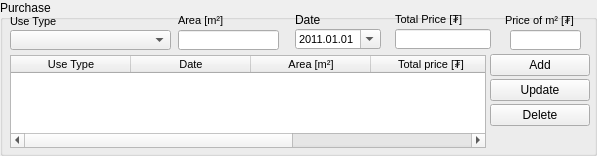
    <widget class="QGroupBox" name="groupBox_45">
     <property name="geometry">
      <rect>
       <x>233</x>
       <y>3</y>
       <width>597</width>
       <height>156</height>
      </rect>
     </property>
     <property name="title">
      <string>Purchase</string>
     </property>
     <widget class="QLabel" name="label_73">
      <property name="geometry">
       <rect>
        <x>295</x>
        <y>10</y>
        <width>86</width>
        <height>20</height>
       </rect>
      </property>
      <property name="minimumSize">
       <size>
        <width>0</width>
        <height>20</height>
       </size>
      </property>
      <property name="maximumSize">
       <size>
        <width>16777215</width>
        <height>20</height>
       </size>
      </property>
      <property name="text">
       <string>Date</string>
      </property>
     </widget>
     <widget class="QLabel" name="decisionDateLabel_20">
      <property name="geometry">
       <rect>
        <x>395</x>
        <y>6</y>
        <width>96</width>
        <height>20</height>
       </rect>
      </property>
      <property name="minimumSize">
       <size>
        <width>0</width>
        <height>20</height>
       </size>
      </property>
      <property name="maximumSize">
       <size>
        <width>16777215</width>
        <height>20</height>
       </size>
      </property>
      <property name="font">
       <font>
        <pointsize>8</pointsize>
       </font>
      </property>
      <property name="text">
       <string>Total Price [₮]</string>
      </property>
      <property name="alignment">
       <set>Qt::AlignBottom|Qt::AlignLeading|Qt::AlignLeft</set>
      </property>
     </widget>
     <widget class="QDateEdit" name="c_purchase_dateEdit">
      <property name="geometry">
       <rect>
        <x>295</x>
        <y>29</y>
        <width>86</width>
        <height>20</height>
       </rect>
      </property>
      <property name="minimumSize">
       <size>
        <width>0</width>
        <height>20</height>
       </size>
      </property>
      <property name="maximumSize">
       <size>
        <width>16777215</width>
        <height>20</height>
       </size>
      </property>
      <property name="font">
       <font>
        <pointsize>8</pointsize>
       </font>
      </property>
      <property name="dateTime">
       <datetime>
        <hour>0</hour>
        <minute>0</minute>
        <second>0</second>
        <year>2011</year>
        <month>1</month>
        <day>1</day>
       </datetime>
      </property>
      <property name="displayFormat">
       <string>yyyy.MM.dd</string>
      </property>
      <property name="calendarPopup">
       <bool>true</bool>
      </property>
     </widget>
     <widget class="QPushButton" name="c_purchase_add_button">
      <property name="geometry">
       <rect>
        <x>490</x>
        <y>54</y>
        <width>100</width>
        <height>22</height>
       </rect>
      </property>
      <property name="sizePolicy">
       <sizepolicy hsizetype="Fixed" vsizetype="Fixed">
        <horstretch>0</horstretch>
        <verstretch>0</verstretch>
       </sizepolicy>
      </property>
      <property name="minimumSize">
       <size>
        <width>0</width>
        <height>22</height>
       </size>
      </property>
      <property name="maximumSize">
       <size>
        <width>100</width>
        <height>22</height>
       </size>
      </property>
      <property name="text">
       <string>Add</string>
      </property>
     </widget>
     <widget class="QPushButton" name="c_purchase_update_button">
      <property name="geometry">
       <rect>
        <x>490</x>
        <y>79</y>
        <width>100</width>
        <height>22</height>
       </rect>
      </property>
      <property name="sizePolicy">
       <sizepolicy hsizetype="Fixed" vsizetype="Fixed">
        <horstretch>0</horstretch>
        <verstretch>0</verstretch>
       </sizepolicy>
      </property>
      <property name="minimumSize">
       <size>
        <width>0</width>
        <height>22</height>
       </size>
      </property>
      <property name="maximumSize">
       <size>
        <width>100</width>
        <height>22</height>
       </size>
      </property>
      <property name="text">
       <string>Update</string>
      </property>
     </widget>
     <widget class="QPushButton" name="c_purchase_delete_button">
      <property name="geometry">
       <rect>
        <x>490</x>
        <y>104</y>
        <width>100</width>
        <height>22</height>
       </rect>
      </property>
      <property name="minimumSize">
       <size>
        <width>0</width>
        <height>22</height>
       </size>
      </property>
      <property name="maximumSize">
       <size>
        <width>100</width>
        <height>22</height>
       </size>
      </property>
      <property name="text">
       <string>Delete</string>
      </property>
     </widget>
     <widget class="QLineEdit" name="c_purchase_price_edit">
      <property name="geometry">
       <rect>
        <x>395</x>
        <y>29</y>
        <width>96</width>
        <height>20</height>
       </rect>
      </property>
      <property name="minimumSize">
       <size>
        <width>0</width>
        <height>20</height>
       </size>
      </property>
      <property name="maximumSize">
       <size>
        <width>16777215</width>
        <height>20</height>
       </size>
      </property>
      <property name="font">
       <font>
        <pointsize>8</pointsize>
       </font>
      </property>
      <property name="inputMask">
       <string/>
      </property>
     </widget>
     <widget class="QTableWidget" name="c_purchase_twidget">
      <property name="geometry">
       <rect>
        <x>10</x>
        <y>55</y>
        <width>476</width>
        <height>93</height>
       </rect>
      </property>
      <property name="font">
       <font>
        <pointsize>8</pointsize>
       </font>
      </property>
      <attribute name="horizontalHeaderDefaultSectionSize">
       <number>120</number>
      </attribute>
      <column>
       <property name="text">
        <string>Use Type</string>
       </property>
      </column>
      <column>
       <property name="text">
        <string>Date</string>
       </property>
      </column>
      <column>
       <property name="text">
        <string>Area [m²]</string>
       </property>
      </column>
      <column>
       <property name="text">
        <string>Total price [₮]</string>
       </property>
      </column>
      <column>
       <property name="text">
        <string>Price og m² [₮]</string>
       </property>
      </column>
     </widget>
     <widget class="QLabel" name="decisionDateLabel_21">
      <property name="geometry">
       <rect>
        <x>178</x>
        <y>7</y>
        <width>147</width>
        <height>20</height>
       </rect>
      </property>
      <property name="minimumSize">
       <size>
        <width>0</width>
        <height>20</height>
       </size>
      </property>
      <property name="maximumSize">
       <size>
        <width>16777215</width>
        <height>20</height>
       </size>
      </property>
      <property name="font">
       <font>
        <pointsize>8</pointsize>
       </font>
      </property>
      <property name="text">
       <string>Area [m²]</string>
      </property>
      <property name="alignment">
       <set>Qt::AlignBottom|Qt::AlignLeading|Qt::AlignLeft</set>
      </property>
     </widget>
     <widget class="QLineEdit" name="c_purchase_area_edit">
      <property name="geometry">
       <rect>
        <x>178</x>
        <y>30</y>
        <width>101</width>
        <height>20</height>
       </rect>
      </property>
      <property name="minimumSize">
       <size>
        <width>0</width>
        <height>20</height>
       </size>
      </property>
      <property name="maximumSize">
       <size>
        <width>16777215</width>
        <height>20</height>
       </size>
      </property>
      <property name="font">
       <font>
        <pointsize>8</pointsize>
       </font>
      </property>
     </widget>
     <widget class="QLabel" name="applicationDateLabel_28">
      <property name="geometry">
       <rect>
        <x>10</x>
        <y>8</y>
        <width>175</width>
        <height>20</height>
       </rect>
      </property>
      <property name="minimumSize">
       <size>
        <width>0</width>
        <height>20</height>
       </size>
      </property>
      <property name="maximumSize">
       <size>
        <width>16777215</width>
        <height>20</height>
       </size>
      </property>
      <property name="font">
       <font>
        <pointsize>8</pointsize>
       </font>
      </property>
      <property name="text">
       <string>Use Type</string>
      </property>
      <property name="alignment">
       <set>Qt::AlignBottom|Qt::AlignLeading|Qt::AlignLeft</set>
      </property>
     </widget>
     <widget class="QComboBox" name="c_purchase_use_type_cbox">
      <property name="geometry">
       <rect>
        <x>10</x>
        <y>30</y>
        <width>161</width>
        <height>20</height>
       </rect>
      </property>
      <property name="minimumSize">
       <size>
        <width>0</width>
        <height>20</height>
       </size>
      </property>
      <property name="maximumSize">
       <size>
        <width>16777215</width>
        <height>20</height>
       </size>
      </property>
     </widget>
     <widget class="QLabel" name="decisionDateLabel_14">
      <property name="geometry">
       <rect>
        <x>505</x>
        <y>7</y>
        <width>76</width>
        <height>20</height>
       </rect>
      </property>
      <property name="minimumSize">
       <size>
        <width>0</width>
        <height>20</height>
       </size>
      </property>
      <property name="maximumSize">
       <size>
        <width>16777215</width>
        <height>20</height>
       </size>
      </property>
      <property name="font">
       <font>
        <pointsize>8</pointsize>
       </font>
      </property>
      <property name="text">
       <string>Price of m² [₮]</string>
      </property>
      <property name="alignment">
       <set>Qt::AlignBottom|Qt::AlignLeading|Qt::AlignLeft</set>
      </property>
     </widget>
     <widget class="QLineEdit" name="purchase_price_edit_3">
      <property name="geometry">
       <rect>
        <x>510</x>
        <y>30</y>
        <width>71</width>
        <height>20</height>
       </rect>
      </property>
      <property name="minimumSize">
       <size>
        <width>0</width>
        <height>20</height>
       </size>
      </property>
      <property name="maximumSize">
       <size>
        <width>16777215</width>
        <height>20</height>
       </size>
      </property>
      <property name="font">
       <font>
        <pointsize>8</pointsize>
       </font>
      </property>
      <property name="inputMask">
       <string/>
      </property>
     </widget>
    </widget>
